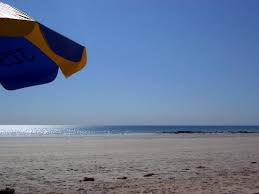
#> input picture horizon_detector/east_australian.jpg, 259 x 194 px
$ jupyter execute horizon_detector.ipynb
#> lines starting #> are read from the running program, lines starting #| are printed output that depends on the picture; after the words box and inside, x2 and y2 are one past the last pixel; in counts of white or black regions, pixels touching at a corner belong together
[cell 1]
import cv2
import numpy as np

[cell 2]
#load picture
img = cv2.imread('east_australian.jpg')
#> img is the input picture: shape (194, 259, 3); mean B, G, R 151.3, 120.5, 103.2

#Convert to HSV format. This is the best format for color analysis.
hsv = cv2.cvtColor(img, cv2.COLOR_BGR2HSV)
#> hsv: shape (194, 259, 3); mean H, S, V 86.7, 93.8, 155.3

# Specify the blue color range. Set for the sea.
lower_blue = np.array([90, 50, 50])
upper_blue = np.array([130, 255, 255])

# Create the mask, only the blues will remain white.
mask = cv2.inRange(hsv, lower_blue, upper_blue)
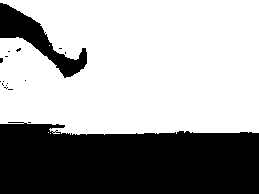
#> mask: shape (194, 259); 63.5% white; 17 black regions (15 under 20 px), largest, box (x1, y1, x2, y2) and area: (0, 122, 259, 194) 16268, (0, 3, 87, 78) 2002

# Combine the mask with the original image.
blue_only = cv2.bitwise_and(img, img, mask=mask)
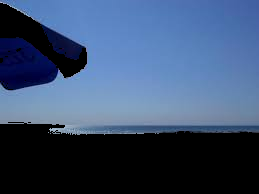
#> blue_only: shape (194, 259, 3); mean B, G, R 109.6, 78.4, 58.4

[cell 3]
# Remove the edges of the masked blue area.
edges = cv2.Canny(mask, 50, 150)
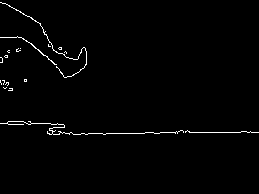
#> edges: shape (194, 259); 1.4% white in thin lines or dots, all inside (x1, y1, x2, y2) = (0, 2, 259, 135)

# Find straight lines mathematically with HoughLinesP.
# This function returns the start and end coordinates of the lines.
lines = cv2.HoughLinesP(edges, 1, np.pi/180, threshold=100, minLineLength=200, maxLineGap=10)
#> lines = None

# Draw the lines you found onto the original image.
if lines is not None:

    x1 , y1, x2, y2 = lines[0][0]

    cv2.putText(img, "Detected Horizon", (x1, y1 - 20),
                cv2.FONT_HERSHEY_SIMPLEX, 0.8, (0, 255, 0), 2, cv2.LINE_AA)
